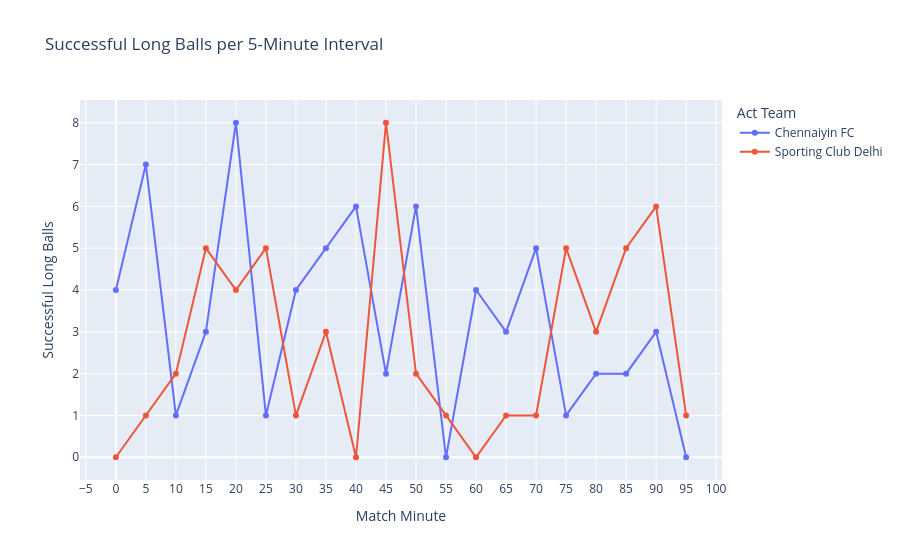

The code cell stored with this chart in its notebook:
### Code cell
import pandas as pd
import plotly.express as px

# 1. Ensure you have the distance calculated (you likely already ran this)
pass_df['pass_distance'] = np.sqrt((pass_df['End X'] - pass_df['Start X'])**2 + (pass_df['End Y'] - pass_df['Start Y'])**2)

# 2. Filter the dataframe to ONLY include Long Balls (>= 32 units)
# We use .copy() to avoid SettingWithCopyWarning when adding the interval column
long_pass_df = pass_df[pass_df['pass_distance'] >= 32].copy()

# 3. Create the 5-Minute Interval column
long_pass_df['5 Min Interval'] = (long_pass_df['Minute'] // 5) * 5

# 4. Group the data by Interval and Team, counting successes and misses
long_interval_stats = long_pass_df.groupby(['5 Min Interval', 'Act Team']).agg(
    Successful_Long_Balls=('Outcome', lambda x: x.isin(success_outcomes).sum()),
    Missed_Long_Balls=('Outcome', lambda x: x.isin(['Missed', 'Intercepted', 'Off-Side']).sum())
).reset_index()

# 5. Add the Total column for the tooltip
long_interval_stats['Total_Long_Balls'] = long_interval_stats['Successful_Long_Balls'] + long_interval_stats['Missed_Long_Balls']

# 6. Create the Interactive Plot
fig = px.line(
    long_interval_stats, 
    x='5 Min Interval', 
    y='Successful_Long_Balls', 
    color='Act Team',         
    markers=True,             
    title='Successful Long Balls per 5-Minute Interval',
    labels={
        '5 Min Interval': 'Match Minute', 
        'Successful_Long_Balls': 'Successful Long Balls'
    },
    hover_data={
        'Completed Long Balls': True,
        'Incompleted Passes': True,
        'Total_Long_Balls': True,
        '5 Min Interval': False 
    }
)

# 7. Force the X-axis to show ticks every 5 minutes
fig.update_xaxes(dtick=5)

# 8. Display the plot
fig.show()

### Figure 1 — Plotly figure (JSON) as saved in the notebook; plotly's stock layout.template omitted (floating-point values rounded to 4 significant figures)
{"data": [{"customdata": [[2, 6], [3, 10], [3, 4], [3, 6], [1, 9], [2, 3], [2, 6], [2, 7], [1, 7], [4, 6], [2, 8], [1, 1], [1, 5], [2, 5], [0, 5], [0, 1], [3, 5], [0, 2], [2, 5], [1, 1]], "hovertemplate": "Act Team=Chennaiyin FC<br>Successful Long Balls=%{y}<br>Missed_Long_Balls=%{customdata[0]}<br>Total_Long_Balls=%{customdata[1]}<extra></extra>", "legendgroup": "Chennaiyin FC", "line": {"color": "#636efa", "dash": "solid"}, "marker": {"symbol": "circle"}, "mode": "lines+markers", "name": "Chennaiyin FC", "orientation": "v", "showlegend": true, "type": "scatter", "x": [0, 5, 10, 15, 20, 25, 30, 35, 40, 45, 50, 55, 60, 65, 70, 75, 80, 85, 90, 95], "xaxis": "x", "y": [4, 7, 1, 3, 8, 1, 4, 5, 6, 2, 6, 0, 4, 3, 5, 1, 2, 2, 3, 0], "yaxis": "y"}, {"customdata": [[3, 3], [1, 2], [1, 3], [2, 7], [3, 7], [1, 6], [0, 1], [3, 6], [1, 1], [2, 10], [0, 2], [1, 2], [2, 2], [3, 4], [1, 2], [3, 8], [3, 6], [4, 9], [3, 9], [1, 2]], "hovertemplate": "Act Team=Sporting Club Delhi<br>Successful Long Balls=%{y}<br>Missed_Long_Balls=%{customdata[0]}<br>Total_Long_Balls=%{customdata[1]}<extra></extra>", "legendgroup": "Sporting Club Delhi", "line": {"color": "#EF553B", "dash": "solid"}, "marker": {"symbol": "circle"}, "mode": "lines+markers", "name": "Sporting Club Delhi", "orientation": "v", "showlegend": true, "type": "scatter", "x": [0, 5, 10, 15, 20, 25, 30, 35, 40, 45, 50, 55, 60, 65, 70, 75, 80, 85, 90, 95], "xaxis": "x", "y": [0, 1, 2, 5, 4, 5, 1, 3, 0, 8, 2, 1, 0, 1, 1, 5, 3, 5, 6, 1], "yaxis": "y"}], "layout": {"legend": {"title": {"text": "Act Team"}, "tracegroupgap": 0}, "title": {"text": "Successful Long Balls per 5-Minute Interval"}, "xaxis": {"anchor": "y", "domain": [0, 1], "dtick": 5, "title": {"text": "Match Minute"}}, "yaxis": {"anchor": "x", "domain": [0, 1], "title": {"text": "Successful Long Balls"}}}}
